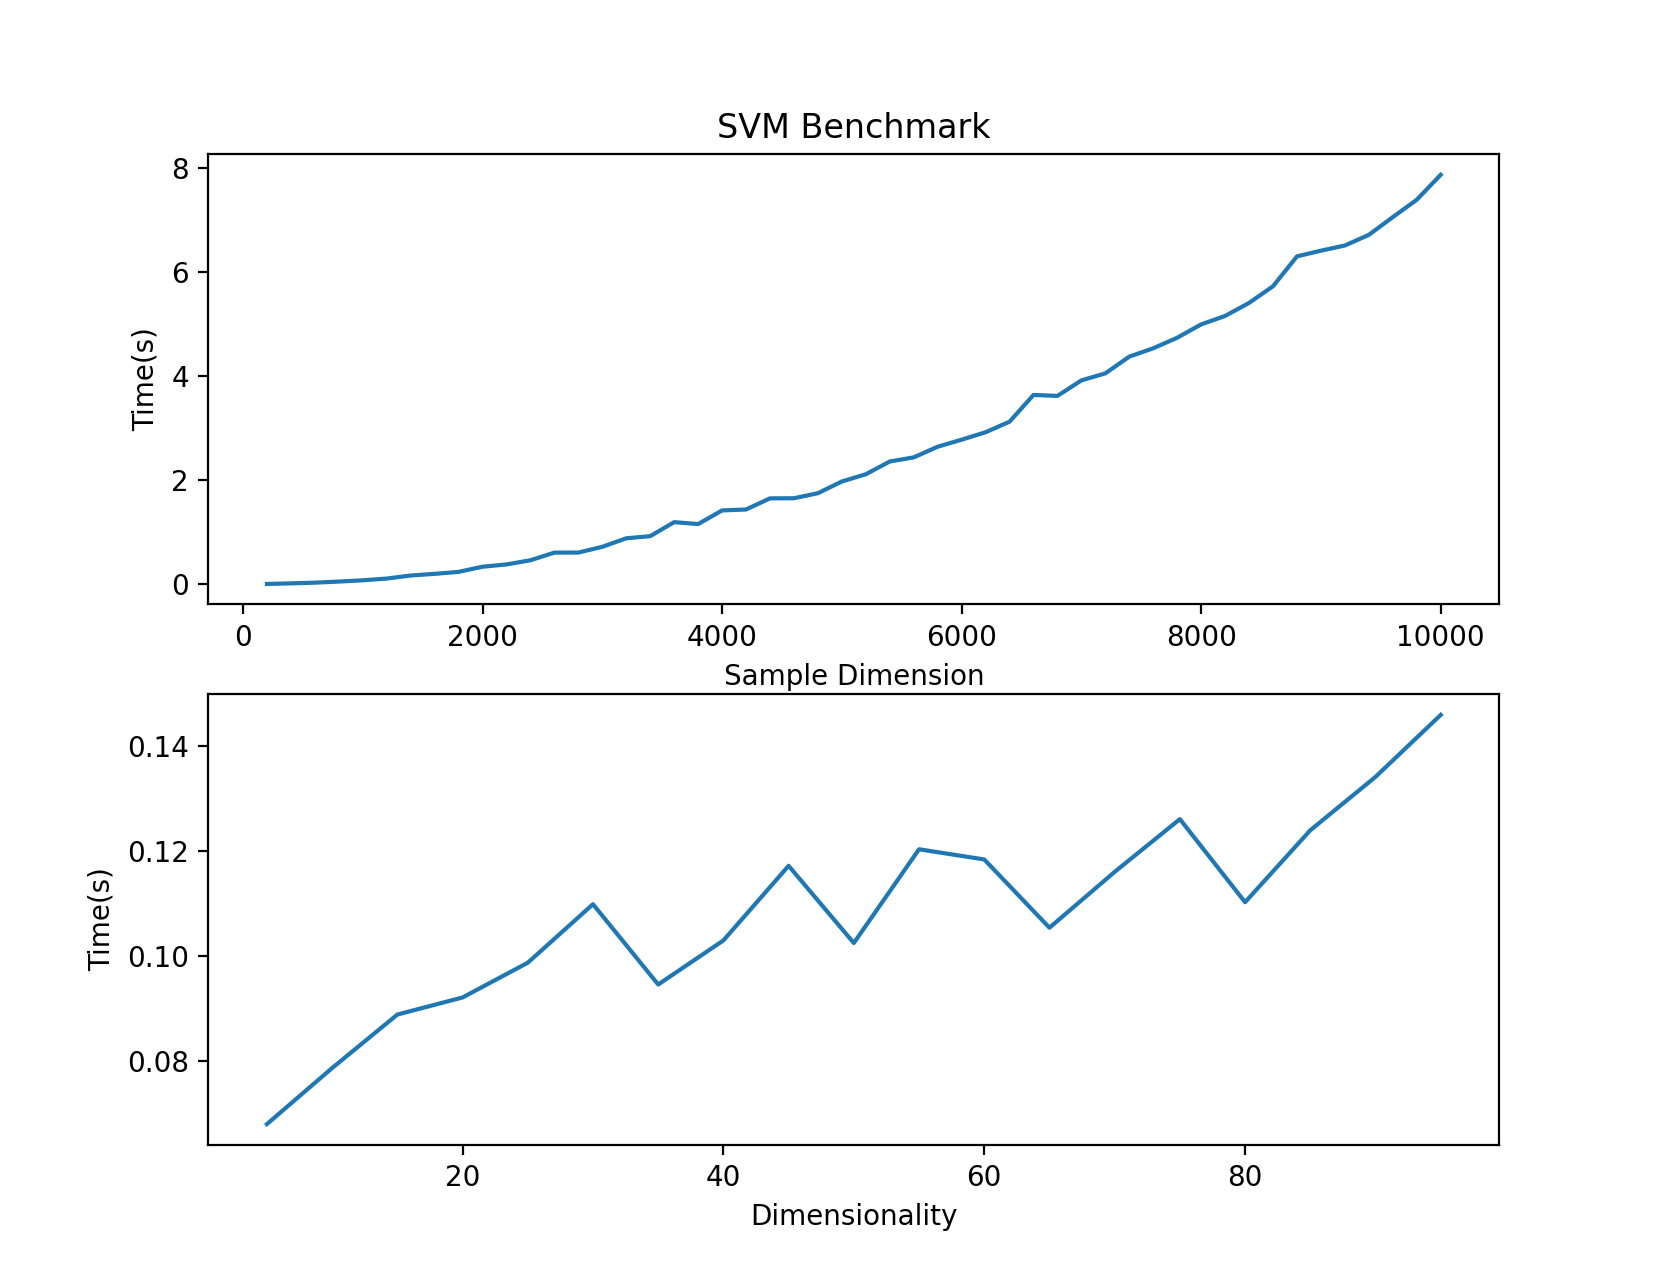

This chart was generated by the following Python code:
import numpy as np
from sklearn.pipeline import make_pipeline
from sklearn.preprocessing import StandardScaler
from sklearn.svm import SVC
import matplotlib.pyplot as plt
import random
import time 

rng = np.random.RandomState(0)
possible_dimensions=range(5,100,5)
possible_dimensions_sample=range(200,10001,200)

dimension=9
x_sample=[]
y_sample=[]
for dimension_sample in possible_dimensions_sample:
    pts = rng.random_sample((dimension_sample, dimension))
    starting=time.time()
    labels=np.array([random.randint(0,10) for _ in range(dimension_sample)])
    clf = make_pipeline(StandardScaler(), SVC()) 
    clf.fit(pts,labels)
    time_elapsed=time.time()-starting
    x_sample.append(dimension_sample)
    y_sample.append(time_elapsed)
    print(time_elapsed)

dimension_sample=1000
x_dim=[]
y_dim=[]
for dimension in possible_dimensions:
    pts = rng.random_sample((dimension_sample, dimension))
    starting=time.time()
    labels=np.array([random.randint(0,10) for _ in range(dimension_sample)])
    clf = make_pipeline(StandardScaler(), SVC()) 
    clf.fit(pts,labels)
    time_elapsed=time.time()-starting
    x_dim.append(dimension)
    y_dim.append(time_elapsed)
    print(time_elapsed)

plt.subplot(2, 1, 1)
plt.title("SVM Benchmark")
plt.xlabel("Sample Dimension")
plt.ylabel("Time(s)")
plt.plot(x_sample,y_sample)

plt.subplot(2, 1, 2)
plt.xlabel("Dimensionality")
plt.ylabel("Time(s)")
plt.plot(x_dim,y_dim)

plt.show()    
